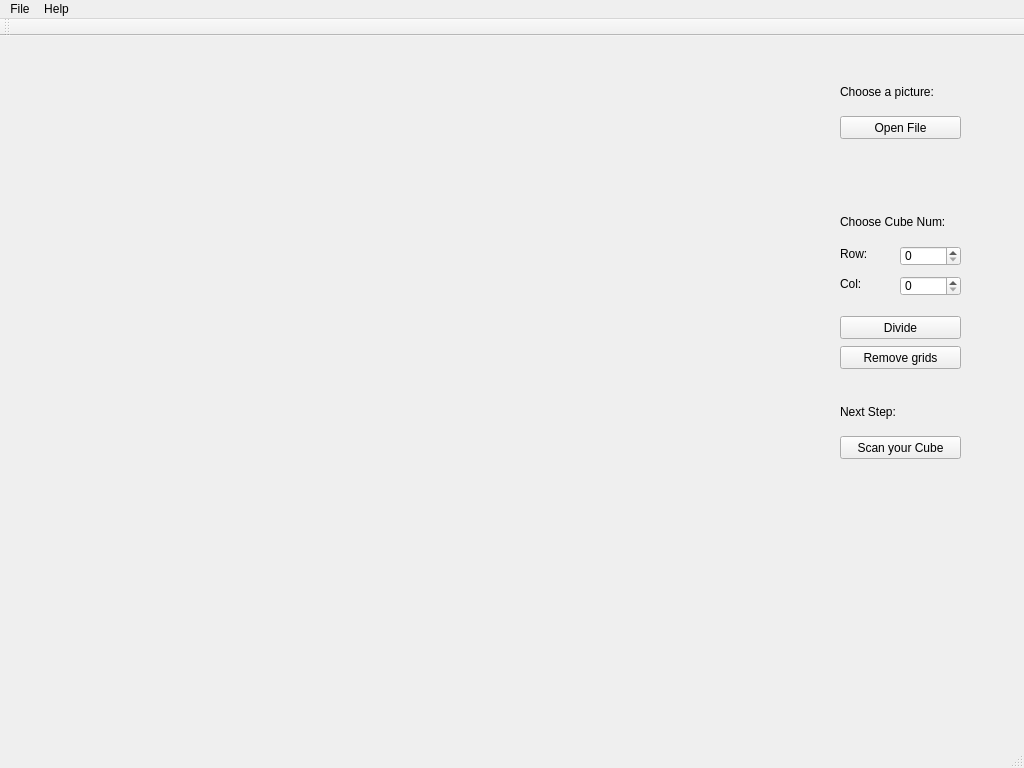
<?xml version="1.0" encoding="UTF-8"?>
<ui version="4.0">
 <class>MainWindow</class>
 <widget class="QMainWindow" name="MainWindow">
  <property name="geometry">
   <rect>
    <x>0</x>
    <y>0</y>
    <width>1024</width>
    <height>768</height>
   </rect>
  </property>
  <property name="windowTitle">
   <string>Rubik Pixel Art</string>
  </property>
  <property name="locale">
   <locale language="English" country="UnitedStates"/>
  </property>
  <widget class="QWidget" name="centralWidget">
   <widget class="QLabel" name="picLabel">
    <property name="geometry">
     <rect>
      <x>20</x>
      <y>20</y>
      <width>800</width>
      <height>600</height>
     </rect>
    </property>
    <property name="text">
     <string/>
    </property>
    <property name="scaledContents">
     <bool>false</bool>
    </property>
    <property name="alignment">
     <set>Qt::AlignLeading|Qt::AlignLeft|Qt::AlignTop</set>
    </property>
   </widget>
   <widget class="QLabel" name="label_4">
    <property name="geometry">
     <rect>
      <x>840</x>
      <y>30</y>
      <width>131</width>
      <height>51</height>
     </rect>
    </property>
    <property name="text">
     <string>Choose a picture:</string>
    </property>
   </widget>
   <widget class="QPushButton" name="OpenFile">
    <property name="geometry">
     <rect>
      <x>840</x>
      <y>80</y>
      <width>121</width>
      <height>23</height>
     </rect>
    </property>
    <property name="text">
     <string>Open File</string>
    </property>
   </widget>
   <widget class="QLabel" name="label_2">
    <property name="geometry">
     <rect>
      <x>840</x>
      <y>170</y>
      <width>131</width>
      <height>31</height>
     </rect>
    </property>
    <property name="text">
     <string>Choose Cube Num:</string>
    </property>
   </widget>
   <widget class="QSpinBox" name="cubeRow">
    <property name="geometry">
     <rect>
      <x>900</x>
      <y>210</y>
      <width>61</width>
      <height>20</height>
     </rect>
    </property>
    <property name="maximum">
     <number>200</number>
    </property>
   </widget>
   <widget class="QPushButton" name="divideButton">
    <property name="geometry">
     <rect>
      <x>840</x>
      <y>280</y>
      <width>121</width>
      <height>23</height>
     </rect>
    </property>
    <property name="text">
     <string>Divide</string>
    </property>
   </widget>
   <widget class="QLabel" name="pathLabel">
    <property name="geometry">
     <rect>
      <x>840</x>
      <y>120</y>
      <width>171</width>
      <height>51</height>
     </rect>
    </property>
    <property name="text">
     <string/>
    </property>
   </widget>
   <widget class="QLabel" name="label">
    <property name="geometry">
     <rect>
      <x>840</x>
      <y>210</y>
      <width>55</width>
      <height>16</height>
     </rect>
    </property>
    <property name="text">
     <string>Row:</string>
    </property>
   </widget>
   <widget class="QLabel" name="label_3">
    <property name="geometry">
     <rect>
      <x>840</x>
      <y>240</y>
      <width>55</width>
      <height>16</height>
     </rect>
    </property>
    <property name="text">
     <string>Col:</string>
    </property>
   </widget>
   <widget class="QSpinBox" name="cubeCol">
    <property name="geometry">
     <rect>
      <x>900</x>
      <y>240</y>
      <width>61</width>
      <height>20</height>
     </rect>
    </property>
    <property name="maximum">
     <number>200</number>
    </property>
   </widget>
   <widget class="QPushButton" name="scanButton">
    <property name="geometry">
     <rect>
      <x>840</x>
      <y>400</y>
      <width>121</width>
      <height>23</height>
     </rect>
    </property>
    <property name="text">
     <string>Scan your Cube</string>
    </property>
   </widget>
   <widget class="QLabel" name="label_5">
    <property name="geometry">
     <rect>
      <x>840</x>
      <y>360</y>
      <width>131</width>
      <height>31</height>
     </rect>
    </property>
    <property name="text">
     <string>Next Step:</string>
    </property>
   </widget>
   <widget class="QLabel" name="picLabelUp">
    <property name="geometry">
     <rect>
      <x>20</x>
      <y>20</y>
      <width>800</width>
      <height>600</height>
     </rect>
    </property>
    <property name="text">
     <string/>
    </property>
    <property name="scaledContents">
     <bool>false</bool>
    </property>
    <property name="alignment">
     <set>Qt::AlignLeading|Qt::AlignLeft|Qt::AlignTop</set>
    </property>
   </widget>
   <widget class="QPushButton" name="rmGridsButton">
    <property name="geometry">
     <rect>
      <x>840</x>
      <y>310</y>
      <width>121</width>
      <height>23</height>
     </rect>
    </property>
    <property name="text">
     <string>Remove grids</string>
    </property>
   </widget>
  </widget>
  <widget class="QMenuBar" name="menuBar">
   <property name="geometry">
    <rect>
     <x>0</x>
     <y>0</y>
     <width>1024</width>
     <height>26</height>
    </rect>
   </property>
   <widget class="QMenu" name="menuMenu">
    <property name="title">
     <string>File</string>
    </property>
    <addaction name="actionOpen"/>
    <addaction name="actionCLose_File"/>
    <addaction name="separator"/>
    <addaction name="actionSave_File"/>
    <addaction name="actionClose"/>
   </widget>
   <widget class="QMenu" name="menuAbout">
    <property name="title">
     <string>Help</string>
    </property>
    <addaction name="actionAbout_us"/>
   </widget>
   <addaction name="menuMenu"/>
   <addaction name="menuAbout"/>
  </widget>
  <widget class="QToolBar" name="mainToolBar">
   <attribute name="toolBarArea">
    <enum>TopToolBarArea</enum>
   </attribute>
   <attribute name="toolBarBreak">
    <bool>false</bool>
   </attribute>
  </widget>
  <widget class="QStatusBar" name="statusBar"/>
  <action name="actionOpen">
   <property name="text">
    <string>Open File...</string>
   </property>
  </action>
  <action name="actionCLose_File">
   <property name="text">
    <string>Close File</string>
   </property>
  </action>
  <action name="actionSave_File">
   <property name="text">
    <string>Save</string>
   </property>
  </action>
  <action name="actionClose">
   <property name="text">
    <string>Exit</string>
   </property>
  </action>
  <action name="actionAbout_us">
   <property name="text">
    <string>About us</string>
   </property>
  </action>
 </widget>
 <layoutdefault spacing="6" margin="11"/>
 <resources/>
 <connections/>
</ui>
